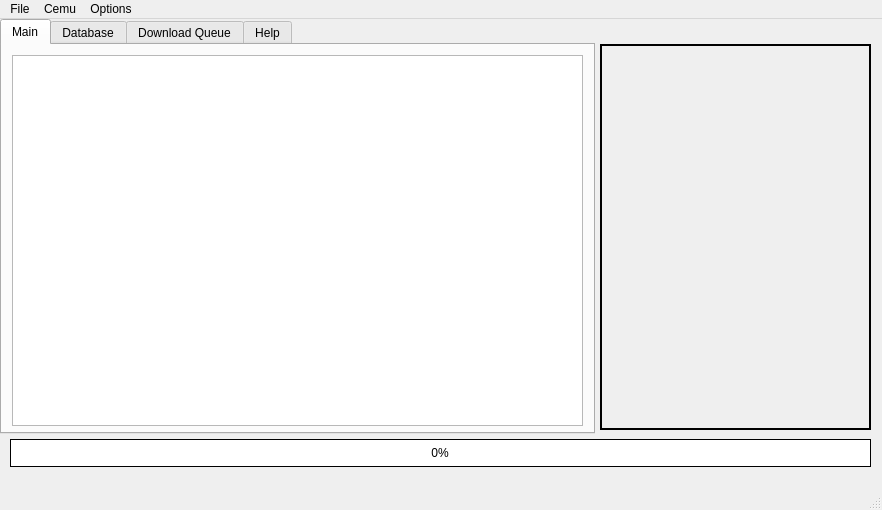
<?xml version="1.0" encoding="UTF-8"?>
<ui version="4.0">
 <class>MainWindow</class>
 <widget class="QMainWindow" name="MainWindow">
  <property name="geometry">
   <rect>
    <x>0</x>
    <y>0</y>
    <width>882</width>
    <height>510</height>
   </rect>
  </property>
  <property name="minimumSize">
   <size>
    <width>882</width>
    <height>510</height>
   </size>
  </property>
  <property name="maximumSize">
   <size>
    <width>882</width>
    <height>510</height>
   </size>
  </property>
  <property name="windowTitle">
   <string>MapleSeed++</string>
  </property>
  <property name="autoFillBackground">
   <bool>false</bool>
  </property>
  <property name="unifiedTitleAndToolBarOnMac">
   <bool>false</bool>
  </property>
  <widget class="QWidget" name="centralwidget">
   <widget class="QTabWidget" name="tabWidget">
    <property name="geometry">
     <rect>
      <x>0</x>
      <y>0</y>
      <width>595</width>
      <height>415</height>
     </rect>
    </property>
    <property name="contextMenuPolicy">
     <enum>Qt::NoContextMenu</enum>
    </property>
    <property name="currentIndex">
     <number>0</number>
    </property>
    <property name="usesScrollButtons">
     <bool>true</bool>
    </property>
    <widget class="QWidget" name="tab">
     <attribute name="title">
      <string>Main</string>
     </attribute>
     <widget class="QListWidget" name="libraryListWidget">
      <property name="geometry">
       <rect>
        <x>10</x>
        <y>10</y>
        <width>571</width>
        <height>371</height>
       </rect>
      </property>
      <property name="contextMenuPolicy">
       <enum>Qt::CustomContextMenu</enum>
      </property>
      <property name="sortingEnabled">
       <bool>true</bool>
      </property>
     </widget>
    </widget>
    <widget class="QWidget" name="tab_3">
     <attribute name="title">
      <string>Database</string>
     </attribute>
     <widget class="QLineEdit" name="searchInput">
      <property name="geometry">
       <rect>
        <x>10</x>
        <y>10</y>
        <width>501</width>
        <height>22</height>
       </rect>
      </property>
     </widget>
     <widget class="QListWidget" name="databaseListWidget">
      <property name="geometry">
       <rect>
        <x>10</x>
        <y>40</y>
        <width>571</width>
        <height>341</height>
       </rect>
      </property>
      <property name="contextMenuPolicy">
       <enum>Qt::CustomContextMenu</enum>
      </property>
      <property name="horizontalScrollBarPolicy">
       <enum>Qt::ScrollBarAlwaysOff</enum>
      </property>
      <property name="sortingEnabled">
       <bool>true</bool>
      </property>
     </widget>
     <widget class="QComboBox" name="regionBox">
      <property name="geometry">
       <rect>
        <x>520</x>
        <y>10</y>
        <width>61</width>
        <height>22</height>
       </rect>
      </property>
      <property name="font">
       <font>
        <weight>75</weight>
        <bold>true</bold>
       </font>
      </property>
      <property name="currentIndex">
       <number>1</number>
      </property>
      <property name="maxCount">
       <number>10</number>
      </property>
      <property name="frame">
       <bool>true</bool>
      </property>
      <property name="modelColumn">
       <number>0</number>
      </property>
      <item>
       <property name="text">
        <string/>
       </property>
      </item>
      <item>
       <property name="text">
        <string>USA</string>
       </property>
      </item>
      <item>
       <property name="text">
        <string>EUR</string>
       </property>
      </item>
      <item>
       <property name="text">
        <string>JAP</string>
       </property>
      </item>
     </widget>
    </widget>
    <widget class="QWidget" name="tab_4">
     <attribute name="title">
      <string>Download Queue</string>
     </attribute>
     <widget class="QTableWidget" name="downloadQueueTableWidget">
      <property name="geometry">
       <rect>
        <x>10</x>
        <y>10</y>
        <width>571</width>
        <height>371</height>
       </rect>
      </property>
      <property name="selectionMode">
       <enum>QAbstractItemView::SingleSelection</enum>
      </property>
      <property name="selectionBehavior">
       <enum>QAbstractItemView::SelectRows</enum>
      </property>
      <property name="wordWrap">
       <bool>false</bool>
      </property>
      <column>
       <property name="text">
        <string>Name</string>
       </property>
      </column>
      <column>
       <property name="text">
        <string>Size</string>
       </property>
      </column>
      <column>
       <property name="text">
        <string>Status</string>
       </property>
      </column>
     </widget>
    </widget>
    <widget class="QWidget" name="tab_2">
     <attribute name="title">
      <string>Help</string>
     </attribute>
     <widget class="QListWidget" name="listWidget_2">
      <property name="enabled">
       <bool>false</bool>
      </property>
      <property name="geometry">
       <rect>
        <x>10</x>
        <y>10</y>
        <width>281</width>
        <height>141</height>
       </rect>
      </property>
      <item>
       <property name="text">
        <string>Up -&gt; DPad-Up</string>
       </property>
      </item>
      <item>
       <property name="text">
        <string>Down -&gt; DPad-Down</string>
       </property>
      </item>
      <item>
       <property name="text">
        <string>Prev Tab -&gt; L1</string>
       </property>
      </item>
      <item>
       <property name="text">
        <string>Next Tab -&gt; R1</string>
       </property>
      </item>
      <item>
       <property name="text">
        <string>Start Game -&gt; Button A</string>
       </property>
      </item>
      <item>
       <property name="text">
        <string>Close Game -&gt; L1+L2+R1+R2+Select</string>
       </property>
      </item>
     </widget>
    </widget>
   </widget>
   <widget class="QProgressBar" name="progressBar">
    <property name="geometry">
     <rect>
      <x>10</x>
      <y>420</y>
      <width>861</width>
      <height>28</height>
     </rect>
    </property>
    <property name="autoFillBackground">
     <bool>false</bool>
    </property>
    <property name="styleSheet">
     <string notr="true">QProgressBar {
border: 1px solid black;
text-align: center;
padding: 1px;
width: 15px;
}

QProgressBar::chunk {
background-color: #cd9bff;
border: 1px solid black;
}</string>
    </property>
    <property name="value">
     <number>0</number>
    </property>
    <property name="alignment">
     <set>Qt::AlignCenter</set>
    </property>
    <property name="textVisible">
     <bool>true</bool>
    </property>
    <property name="orientation">
     <enum>Qt::Horizontal</enum>
    </property>
    <property name="invertedAppearance">
     <bool>false</bool>
    </property>
    <property name="textDirection">
     <enum>QProgressBar::TopToBottom</enum>
    </property>
    <property name="format">
     <string>%p%</string>
    </property>
   </widget>
   <widget class="QLabel" name="coverLabel">
    <property name="geometry">
     <rect>
      <x>600</x>
      <y>25</y>
      <width>271</width>
      <height>386</height>
     </rect>
    </property>
    <property name="minimumSize">
     <size>
      <width>0</width>
      <height>0</height>
     </size>
    </property>
    <property name="frameShape">
     <enum>QFrame::Box</enum>
    </property>
    <property name="frameShadow">
     <enum>QFrame::Plain</enum>
    </property>
    <property name="lineWidth">
     <number>2</number>
    </property>
    <property name="midLineWidth">
     <number>0</number>
    </property>
    <property name="text">
     <string/>
    </property>
    <property name="scaledContents">
     <bool>true</bool>
    </property>
   </widget>
  </widget>
  <widget class="QMenuBar" name="menubar">
   <property name="geometry">
    <rect>
     <x>0</x>
     <y>0</y>
     <width>882</width>
     <height>26</height>
    </rect>
   </property>
   <widget class="QMenu" name="menuFile">
    <property name="title">
     <string>File</string>
    </property>
    <widget class="QMenu" name="menuLog">
     <property name="enabled">
      <bool>true</bool>
     </property>
     <property name="title">
      <string>Log</string>
     </property>
     <addaction name="actionDebug"/>
     <addaction name="actionOpenLog"/>
    </widget>
    <addaction name="menuLog"/>
    <addaction name="actionClearSettings"/>
    <addaction name="separator"/>
    <addaction name="actionExit"/>
   </widget>
   <widget class="QMenu" name="menuCemu">
    <property name="title">
     <string>Cemu</string>
    </property>
    <widget class="QMenu" name="menuLibrary">
     <property name="title">
      <string>Library</string>
     </property>
     <addaction name="actionCemuChangeLibrary"/>
     <addaction name="actionCemuRefreshLibrary"/>
    </widget>
    <widget class="QMenu" name="menuContent_2">
     <property name="title">
      <string>Content</string>
     </property>
     <addaction name="actionCemuDownload"/>
     <addaction name="actionCemuDecrypt"/>
    </widget>
    <addaction name="actionCemuIntegrate"/>
    <addaction name="actionCemuFullscreen"/>
    <addaction name="separator"/>
    <addaction name="menuLibrary"/>
    <addaction name="menuContent_2"/>
   </widget>
   <widget class="QMenu" name="menuOptions">
    <property name="title">
     <string>Options</string>
    </property>
    <addaction name="actionGamepad"/>
   </widget>
   <addaction name="menuFile"/>
   <addaction name="menuCemu"/>
   <addaction name="menuOptions"/>
  </widget>
  <widget class="QStatusBar" name="statusbar"/>
  <action name="actionCemuChangeLibrary">
   <property name="text">
    <string>Change</string>
   </property>
   <property name="toolTip">
    <string>Change the current games location</string>
   </property>
   <property name="shortcut">
    <string>Ctrl+L</string>
   </property>
  </action>
  <action name="actionCemuDecrypt">
   <property name="checkable">
    <bool>false</bool>
   </property>
   <property name="text">
    <string>Decrypt</string>
   </property>
  </action>
  <action name="actionCemuIntegrate">
   <property name="checkable">
    <bool>true</bool>
   </property>
   <property name="enabled">
    <bool>true</bool>
   </property>
   <property name="text">
    <string>Integrate</string>
   </property>
  </action>
  <action name="actionCemuRefreshLibrary">
   <property name="text">
    <string>Refresh</string>
   </property>
  </action>
  <action name="actionClearSettings">
   <property name="text">
    <string>Clear Settings</string>
   </property>
  </action>
  <action name="actionCemuDownload">
   <property name="text">
    <string>Download</string>
   </property>
   <property name="toolTip">
    <string>Download content using a supplied id</string>
   </property>
  </action>
  <action name="actionGamepad">
   <property name="checkable">
    <bool>true</bool>
   </property>
   <property name="text">
    <string>Gamepad</string>
   </property>
  </action>
  <action name="actionDebug">
   <property name="checkable">
    <bool>true</bool>
   </property>
   <property name="text">
    <string>Debug</string>
   </property>
  </action>
  <action name="actionOpenLog">
   <property name="text">
    <string>Open Log</string>
   </property>
  </action>
  <action name="actionCemuFullscreen">
   <property name="checkable">
    <bool>true</bool>
   </property>
   <property name="checked">
    <bool>true</bool>
   </property>
   <property name="text">
    <string>Fullscreen</string>
   </property>
  </action>
  <action name="actionExit">
   <property name="text">
    <string>Exit</string>
   </property>
  </action>
 </widget>
 <resources/>
 <connections/>
</ui>
